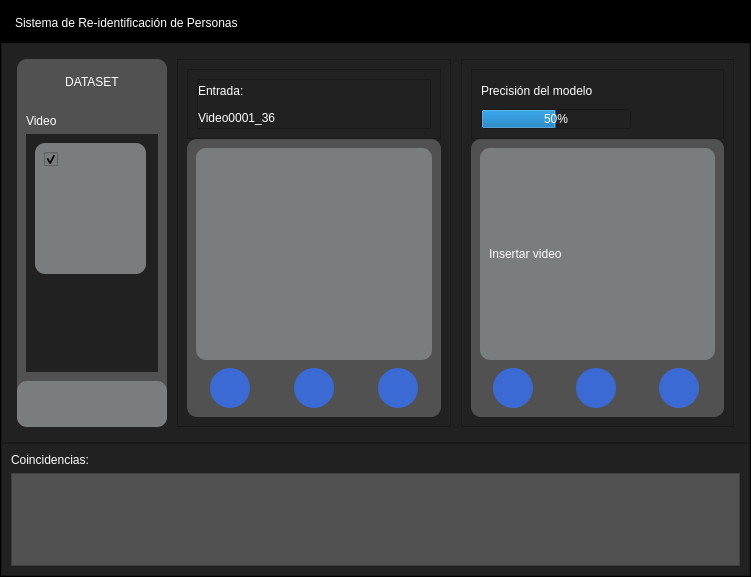
<?xml version="1.0" encoding="UTF-8"?>
<ui version="4.0">
 <class>MainWindow</class>
 <widget class="QMainWindow" name="MainWindow">
  <property name="geometry">
   <rect>
    <x>0</x>
    <y>0</y>
    <width>751</width>
    <height>577</height>
   </rect>
  </property>
  <property name="windowTitle">
   <string>MainWindow</string>
  </property>
  <widget class="QWidget" name="centralwidget">
   <property name="styleSheet">
    <string notr="true">background-color: rgb(0, 0, 0);</string>
   </property>
   <layout class="QVBoxLayout" name="verticalLayout_14">
    <property name="spacing">
     <number>0</number>
    </property>
    <property name="leftMargin">
     <number>0</number>
    </property>
    <property name="topMargin">
     <number>0</number>
    </property>
    <property name="rightMargin">
     <number>0</number>
    </property>
    <property name="bottomMargin">
     <number>0</number>
    </property>
    <item>
     <widget class="QFrame" name="frame_principal">
      <property name="styleSheet">
       <string notr="true">background-color: rgb(0, 0, 0);</string>
      </property>
      <property name="frameShape">
       <enum>QFrame::StyledPanel</enum>
      </property>
      <property name="frameShadow">
       <enum>QFrame::Raised</enum>
      </property>
      <layout class="QVBoxLayout" name="verticalLayout" stretch="1,8,0">
       <property name="spacing">
        <number>0</number>
       </property>
       <property name="leftMargin">
        <number>0</number>
       </property>
       <property name="topMargin">
        <number>0</number>
       </property>
       <property name="rightMargin">
        <number>0</number>
       </property>
       <property name="bottomMargin">
        <number>0</number>
       </property>
       <item>
        <widget class="QFrame" name="frame_titulo">
         <property name="minimumSize">
          <size>
           <width>0</width>
           <height>42</height>
          </size>
         </property>
         <property name="maximumSize">
          <size>
           <width>16777215</width>
           <height>40</height>
          </size>
         </property>
         <property name="styleSheet">
          <string notr="true">QFrame{
background-color: rgb(0, 0, 0);
}

QPushButton{
background-color: #000000ff;
border-radius: 20px;
}



QLabel{
font: 60 10pt &quot;Aria Black&quot;;
background-color: #000000ff;
color: rgb(255, 255, 255);
border: 0px solid #14c8dc;
}

</string>
         </property>
         <property name="frameShape">
          <enum>QFrame::StyledPanel</enum>
         </property>
         <property name="frameShadow">
          <enum>QFrame::Raised</enum>
         </property>
         <layout class="QHBoxLayout" name="horizontalLayout_2">
          <property name="spacing">
           <number>0</number>
          </property>
          <property name="leftMargin">
           <number>0</number>
          </property>
          <property name="topMargin">
           <number>0</number>
          </property>
          <property name="rightMargin">
           <number>0</number>
          </property>
          <property name="bottomMargin">
           <number>0</number>
          </property>
          <item>
           <widget class="QLabel" name="label">
            <property name="styleSheet">
             <string notr="true">color: rgb(255, 255, 255);
padding: 10px;</string>
            </property>
            <property name="text">
             <string>Sistema de Re-identificación de Personas</string>
            </property>
           </widget>
          </item>
          <item>
           <spacer name="horizontalSpacer">
            <property name="orientation">
             <enum>Qt::Horizontal</enum>
            </property>
            <property name="sizeHint" stdset="0">
             <size>
              <width>317</width>
              <height>17</height>
             </size>
            </property>
           </spacer>
          </item>
          <item>
           <widget class="QPushButton" name="btn_minimizar">
            <property name="minimumSize">
             <size>
              <width>40</width>
              <height>40</height>
             </size>
            </property>
            <property name="cursor">
             <cursorShape>PointingHandCursor</cursorShape>
            </property>
            <property name="styleSheet">
             <string notr="true"/>
            </property>
            <property name="text">
             <string/>
            </property>
            <property name="icon">
             <iconset>
              <normaloff>imagenes/icons8-subtract-24 (1).png</normaloff>imagenes/icons8-subtract-24 (1).png</iconset>
            </property>
            <property name="iconSize">
             <size>
              <width>16</width>
              <height>16</height>
             </size>
            </property>
           </widget>
          </item>
          <item>
           <widget class="QPushButton" name="btn_restaurar">
            <property name="minimumSize">
             <size>
              <width>40</width>
              <height>40</height>
             </size>
            </property>
            <property name="cursor">
             <cursorShape>PointingHandCursor</cursorShape>
            </property>
            <property name="styleSheet">
             <string notr="true"/>
            </property>
            <property name="text">
             <string/>
            </property>
            <property name="icon">
             <iconset>
              <normaloff>imagenes/icons8-down-left-arrow-24.png</normaloff>imagenes/icons8-down-left-arrow-24.png</iconset>
            </property>
            <property name="iconSize">
             <size>
              <width>16</width>
              <height>16</height>
             </size>
            </property>
           </widget>
          </item>
          <item>
           <widget class="QPushButton" name="btn_maximizar">
            <property name="minimumSize">
             <size>
              <width>40</width>
              <height>40</height>
             </size>
            </property>
            <property name="cursor">
             <cursorShape>PointingHandCursor</cursorShape>
            </property>
            <property name="styleSheet">
             <string notr="true"/>
            </property>
            <property name="text">
             <string/>
            </property>
            <property name="icon">
             <iconset>
              <normaloff>imagenes/icons8-down-left-arrow-24(1).png</normaloff>imagenes/icons8-down-left-arrow-24(1).png</iconset>
            </property>
            <property name="iconSize">
             <size>
              <width>16</width>
              <height>16</height>
             </size>
            </property>
           </widget>
          </item>
          <item>
           <widget class="QPushButton" name="btn_cerrar">
            <property name="minimumSize">
             <size>
              <width>40</width>
              <height>40</height>
             </size>
            </property>
            <property name="cursor">
             <cursorShape>PointingHandCursor</cursorShape>
            </property>
            <property name="styleSheet">
             <string notr="true"/>
            </property>
            <property name="text">
             <string/>
            </property>
            <property name="icon">
             <iconset>
              <normaloff>imagenes/icons8-close-24.png</normaloff>imagenes/icons8-close-24.png</iconset>
            </property>
            <property name="iconSize">
             <size>
              <width>16</width>
              <height>16</height>
             </size>
            </property>
           </widget>
          </item>
         </layout>
        </widget>
       </item>
       <item>
        <widget class="QFrame" name="frame_widgets">
         <property name="maximumSize">
          <size>
           <width>16777215</width>
           <height>400</height>
          </size>
         </property>
         <property name="styleSheet">
          <string notr="true">background-color: rgb(33, 33, 33);</string>
         </property>
         <property name="frameShape">
          <enum>QFrame::StyledPanel</enum>
         </property>
         <property name="frameShadow">
          <enum>QFrame::Raised</enum>
         </property>
         <layout class="QHBoxLayout" name="horizontalLayout_3" stretch="1,4,4">
          <property name="spacing">
           <number>10</number>
          </property>
          <property name="leftMargin">
           <number>15</number>
          </property>
          <property name="topMargin">
           <number>15</number>
          </property>
          <property name="rightMargin">
           <number>15</number>
          </property>
          <property name="bottomMargin">
           <number>15</number>
          </property>
          <item>
           <widget class="QFrame" name="frame">
            <property name="minimumSize">
             <size>
              <width>150</width>
              <height>0</height>
             </size>
            </property>
            <property name="maximumSize">
             <size>
              <width>250</width>
              <height>16777215</height>
             </size>
            </property>
            <property name="styleSheet">
             <string notr="true">

QFrame{
background-color: rgb(81, 81, 81);
border-radius: 10px;

}

QPushButton{
font: 87 12pt &quot;Arial Black&quot;;
background-color: #000000ff;
border-radius: 5px;
}

QPushButton:hover{
background-color: rgb(233, 236, 239);
}

QLabel{
font: 60 10pt &quot;Aria Black&quot;;
background-color: #000000ff;
color: rgb(255, 255, 255);
border: 0px solid #14c8dc;
}</string>
            </property>
            <property name="frameShape">
             <enum>QFrame::StyledPanel</enum>
            </property>
            <property name="frameShadow">
             <enum>QFrame::Raised</enum>
            </property>
            <layout class="QVBoxLayout" name="verticalLayout_3" stretch="1,6,1">
             <property name="spacing">
              <number>0</number>
             </property>
             <property name="leftMargin">
              <number>0</number>
             </property>
             <property name="topMargin">
              <number>0</number>
             </property>
             <property name="rightMargin">
              <number>0</number>
             </property>
             <property name="bottomMargin">
              <number>0</number>
             </property>
             <item>
              <widget class="QLabel" name="label_2">
               <property name="text">
                <string>DATASET</string>
               </property>
               <property name="alignment">
                <set>Qt::AlignCenter</set>
               </property>
              </widget>
             </item>
             <item>
              <widget class="QFrame" name="frame_6">
               <property name="frameShape">
                <enum>QFrame::StyledPanel</enum>
               </property>
               <property name="frameShadow">
                <enum>QFrame::Raised</enum>
               </property>
               <layout class="QVBoxLayout" name="verticalLayout_9">
                <item>
                 <widget class="QLabel" name="label_7">
                  <property name="text">
                   <string>Video</string>
                  </property>
                 </widget>
                </item>
                <item>
                 <widget class="QScrollArea" name="scrollArea_2">
                  <property name="widgetResizable">
                   <bool>true</bool>
                  </property>
                  <widget class="QWidget" name="scrollAreaWidgetContents_2">
                   <property name="geometry">
                    <rect>
                     <x>0</x>
                     <y>0</y>
                     <width>132</width>
                     <height>236</height>
                    </rect>
                   </property>
                   <widget class="QFrame" name="frm_video_selecionado">
                    <property name="geometry">
                     <rect>
                      <x>9</x>
                      <y>9</y>
                      <width>111</width>
                      <height>131</height>
                     </rect>
                    </property>
                    <property name="styleSheet">
                     <string notr="true">background-color: rgb(122, 125, 125);</string>
                    </property>
                    <property name="frameShape">
                     <enum>QFrame::StyledPanel</enum>
                    </property>
                    <property name="frameShadow">
                     <enum>QFrame::Raised</enum>
                    </property>
                    <layout class="QVBoxLayout" name="verticalLayout_12">
                     <item>
                      <widget class="QCheckBox" name="checkBox_video">
                       <property name="cursor">
                        <cursorShape>PointingHandCursor</cursorShape>
                       </property>
                       <property name="autoFillBackground">
                        <bool>false</bool>
                       </property>
                       <property name="styleSheet">
                        <string notr="true">background-color: rgb(122, 125, 125);</string>
                       </property>
                       <property name="text">
                        <string/>
                       </property>
                       <property name="checked">
                        <bool>true</bool>
                       </property>
                      </widget>
                     </item>
                     <item>
                      <widget class="QLabel" name="lbl_imagen_video">
                       <property name="styleSheet">
                        <string notr="true"/>
                       </property>
                       <property name="text">
                        <string/>
                       </property>
                       <property name="pixmap">
                        <pixmap>imagenes/rotro_112.jpg</pixmap>
                       </property>
                       <property name="scaledContents">
                        <bool>true</bool>
                       </property>
                      </widget>
                     </item>
                    </layout>
                   </widget>
                  </widget>
                 </widget>
                </item>
               </layout>
              </widget>
             </item>
             <item>
              <widget class="QFrame" name="frame_7">
               <property name="styleSheet">
                <string notr="true">background-color: rgb(122, 125, 125);</string>
               </property>
               <property name="frameShape">
                <enum>QFrame::StyledPanel</enum>
               </property>
               <property name="frameShadow">
                <enum>QFrame::Raised</enum>
               </property>
               <layout class="QHBoxLayout" name="horizontalLayout_4">
                <item>
                 <widget class="QPushButton" name="btn_buscar_video">
                  <property name="cursor">
                   <cursorShape>PointingHandCursor</cursorShape>
                  </property>
                  <property name="layoutDirection">
                   <enum>Qt::LeftToRight</enum>
                  </property>
                  <property name="text">
                   <string/>
                  </property>
                  <property name="icon">
                   <iconset>
                    <normaloff>imagenes/icons8-search-26.png</normaloff>imagenes/icons8-search-26.png</iconset>
                  </property>
                  <property name="iconSize">
                   <size>
                    <width>25</width>
                    <height>25</height>
                   </size>
                  </property>
                 </widget>
                </item>
                <item>
                 <widget class="QPushButton" name="btn_eliminar_video">
                  <property name="cursor">
                   <cursorShape>PointingHandCursor</cursorShape>
                  </property>
                  <property name="layoutDirection">
                   <enum>Qt::LeftToRight</enum>
                  </property>
                  <property name="text">
                   <string/>
                  </property>
                  <property name="icon">
                   <iconset>
                    <normaloff>imagenes/icons8-delete-trash-24 (1).png</normaloff>imagenes/icons8-delete-trash-24 (1).png</iconset>
                  </property>
                  <property name="iconSize">
                   <size>
                    <width>25</width>
                    <height>25</height>
                   </size>
                  </property>
                 </widget>
                </item>
                <item>
                 <widget class="QPushButton" name="btn_cargar_BD">
                  <property name="cursor">
                   <cursorShape>PointingHandCursor</cursorShape>
                  </property>
                  <property name="layoutDirection">
                   <enum>Qt::LeftToRight</enum>
                  </property>
                  <property name="text">
                   <string/>
                  </property>
                  <property name="icon">
                   <iconset>
                    <normaloff>imagenes/icons8-upload-24.png</normaloff>imagenes/icons8-upload-24.png</iconset>
                  </property>
                  <property name="iconSize">
                   <size>
                    <width>25</width>
                    <height>25</height>
                   </size>
                  </property>
                 </widget>
                </item>
               </layout>
              </widget>
             </item>
            </layout>
           </widget>
          </item>
          <item>
           <widget class="QFrame" name="frame_2">
            <property name="minimumSize">
             <size>
              <width>250</width>
              <height>0</height>
             </size>
            </property>
            <property name="maximumSize">
             <size>
              <width>16777215</width>
              <height>16777215</height>
             </size>
            </property>
            <property name="styleSheet">
             <string notr="true">QFrame{

background-color: rgb(33, 33, 33);
}
QLabel{
font: 60 10pt &quot;Aria Black&quot;;
background-color: #000000ff;
color: rgb(255, 255, 255);
border: 0px solid #14c8dc;
}

</string>
            </property>
            <property name="frameShape">
             <enum>QFrame::StyledPanel</enum>
            </property>
            <property name="frameShadow">
             <enum>QFrame::Raised</enum>
            </property>
            <layout class="QVBoxLayout" name="verticalLayout_2" stretch="1,4">
             <property name="spacing">
              <number>0</number>
             </property>
             <item>
              <widget class="QFrame" name="frame_4">
               <property name="frameShape">
                <enum>QFrame::StyledPanel</enum>
               </property>
               <property name="frameShadow">
                <enum>QFrame::Raised</enum>
               </property>
               <layout class="QVBoxLayout" name="verticalLayout_4">
                <item>
                 <widget class="QFrame" name="frame_5">
                  <property name="frameShape">
                   <enum>QFrame::StyledPanel</enum>
                  </property>
                  <property name="frameShadow">
                   <enum>QFrame::Raised</enum>
                  </property>
                  <layout class="QVBoxLayout" name="verticalLayout_6">
                   <property name="leftMargin">
                    <number>0</number>
                   </property>
                   <property name="topMargin">
                    <number>0</number>
                   </property>
                   <property name="rightMargin">
                    <number>0</number>
                   </property>
                   <property name="bottomMargin">
                    <number>0</number>
                   </property>
                   <item>
                    <widget class="QLabel" name="label_3">
                     <property name="styleSheet">
                      <string notr="true">color: rgb(255, 255, 255);</string>
                     </property>
                     <property name="text">
                      <string>Entrada:</string>
                     </property>
                    </widget>
                   </item>
                   <item>
                    <widget class="QLabel" name="lbl_nombre_video">
                     <property name="styleSheet">
                      <string notr="true">color: rgb(255, 255, 255);</string>
                     </property>
                     <property name="text">
                      <string>Video0001_36</string>
                     </property>
                    </widget>
                   </item>
                  </layout>
                 </widget>
                </item>
               </layout>
              </widget>
             </item>
             <item>
              <widget class="QFrame" name="frame_8">
               <property name="styleSheet">
                <string notr="true">QFrame{

background-color: rgb(81, 81, 81);
border-radius: 10px;
}
QLabel{
font: 60 10pt &quot;Aria Black&quot;;
background-color: #000000ff;
color: rgb(255, 255, 255);
border: 0px solid #14c8dc;
}

QPushButton{
background-color: rgb(59, 106, 213);
border-radius: 20px;
}

QPushButton:hover{
background-color: rgb(87, 126, 219);
border-radius: 20px;
}</string>
               </property>
               <property name="frameShape">
                <enum>QFrame::StyledPanel</enum>
               </property>
               <property name="frameShadow">
                <enum>QFrame::Raised</enum>
               </property>
               <layout class="QVBoxLayout" name="verticalLayout_7" stretch="4,1">
                <property name="spacing">
                 <number>6</number>
                </property>
                <property name="sizeConstraint">
                 <enum>QLayout::SetDefaultConstraint</enum>
                </property>
                <item>
                 <widget class="QFrame" name="frm_video1">
                  <property name="styleSheet">
                   <string notr="true">background-color: rgb(122, 125, 125);
color: rgb(255, 255, 255);</string>
                  </property>
                  <property name="frameShape">
                   <enum>QFrame::StyledPanel</enum>
                  </property>
                  <property name="frameShadow">
                   <enum>QFrame::Raised</enum>
                  </property>
                  <layout class="QVBoxLayout" name="verticalLayout_13">
                   <item>
                    <widget class="QWidget" name="widget_video1" native="true"/>
                   </item>
                  </layout>
                 </widget>
                </item>
                <item>
                 <widget class="QFrame" name="frame_10">
                  <property name="minimumSize">
                   <size>
                    <width>0</width>
                    <height>42</height>
                   </size>
                  </property>
                  <property name="maximumSize">
                   <size>
                    <width>16777215</width>
                    <height>40</height>
                   </size>
                  </property>
                  <property name="styleSheet">
                   <string notr="true"/>
                  </property>
                  <property name="frameShape">
                   <enum>QFrame::StyledPanel</enum>
                  </property>
                  <property name="frameShadow">
                   <enum>QFrame::Raised</enum>
                  </property>
                  <layout class="QHBoxLayout" name="horizontalLayout" stretch="0,0,0">
                   <property name="spacing">
                    <number>30</number>
                   </property>
                   <property name="leftMargin">
                    <number>0</number>
                   </property>
                   <property name="topMargin">
                    <number>0</number>
                   </property>
                   <property name="rightMargin">
                    <number>0</number>
                   </property>
                   <property name="bottomMargin">
                    <number>0</number>
                   </property>
                   <item>
                    <widget class="QPushButton" name="btn_pause_video1">
                     <property name="minimumSize">
                      <size>
                       <width>40</width>
                       <height>40</height>
                      </size>
                     </property>
                     <property name="maximumSize">
                      <size>
                       <width>40</width>
                       <height>40</height>
                      </size>
                     </property>
                     <property name="cursor">
                      <cursorShape>PointingHandCursor</cursorShape>
                     </property>
                     <property name="styleSheet">
                      <string notr="true"/>
                     </property>
                     <property name="text">
                      <string/>
                     </property>
                     <property name="icon">
                      <iconset>
                       <normaloff>imagenes/icon_pause.png</normaloff>imagenes/icon_pause.png</iconset>
                     </property>
                     <property name="iconSize">
                      <size>
                       <width>30</width>
                       <height>30</height>
                      </size>
                     </property>
                    </widget>
                   </item>
                   <item>
                    <widget class="QPushButton" name="btn_play_video1">
                     <property name="minimumSize">
                      <size>
                       <width>40</width>
                       <height>40</height>
                      </size>
                     </property>
                     <property name="maximumSize">
                      <size>
                       <width>40</width>
                       <height>40</height>
                      </size>
                     </property>
                     <property name="cursor">
                      <cursorShape>PointingHandCursor</cursorShape>
                     </property>
                     <property name="styleSheet">
                      <string notr="true"/>
                     </property>
                     <property name="text">
                      <string/>
                     </property>
                     <property name="icon">
                      <iconset>
                       <normaloff>imagenes/icon_play.png</normaloff>imagenes/icon_play.png</iconset>
                     </property>
                     <property name="iconSize">
                      <size>
                       <width>30</width>
                       <height>30</height>
                      </size>
                     </property>
                    </widget>
                   </item>
                   <item>
                    <widget class="QPushButton" name="btn_stop_video1">
                     <property name="minimumSize">
                      <size>
                       <width>40</width>
                       <height>40</height>
                      </size>
                     </property>
                     <property name="maximumSize">
                      <size>
                       <width>40</width>
                       <height>40</height>
                      </size>
                     </property>
                     <property name="cursor">
                      <cursorShape>PointingHandCursor</cursorShape>
                     </property>
                     <property name="styleSheet">
                      <string notr="true"/>
                     </property>
                     <property name="text">
                      <string/>
                     </property>
                     <property name="icon">
                      <iconset>
                       <normaloff>imagenes/icon_stop.png</normaloff>imagenes/icon_stop.png</iconset>
                     </property>
                     <property name="iconSize">
                      <size>
                       <width>30</width>
                       <height>30</height>
                      </size>
                     </property>
                    </widget>
                   </item>
                  </layout>
                 </widget>
                </item>
               </layout>
              </widget>
             </item>
            </layout>
           </widget>
          </item>
          <item>
           <widget class="QFrame" name="frame_3">
            <property name="minimumSize">
             <size>
              <width>250</width>
              <height>0</height>
             </size>
            </property>
            <property name="maximumSize">
             <size>
              <width>16777215</width>
              <height>16777215</height>
             </size>
            </property>
            <property name="styleSheet">
             <string notr="true">
QFrame{
background-color: rgb(33, 33, 33);
}
QLabel{
font: 60 10pt &quot;Aria Black&quot;;
background-color: #000000ff;
color: rgb(255, 255, 255);
border: 0px solid #14c8dc;
}</string>
            </property>
            <property name="frameShape">
             <enum>QFrame::StyledPanel</enum>
            </property>
            <property name="frameShadow">
             <enum>QFrame::Raised</enum>
            </property>
            <layout class="QVBoxLayout" name="verticalLayout_8" stretch="1,4">
             <property name="spacing">
              <number>0</number>
             </property>
             <property name="leftMargin">
              <number>9</number>
             </property>
             <property name="topMargin">
              <number>9</number>
             </property>
             <property name="rightMargin">
              <number>9</number>
             </property>
             <property name="bottomMargin">
              <number>9</number>
             </property>
             <item>
              <widget class="QFrame" name="frame_11">
               <property name="frameShape">
                <enum>QFrame::StyledPanel</enum>
               </property>
               <property name="frameShadow">
                <enum>QFrame::Raised</enum>
               </property>
               <layout class="QVBoxLayout" name="verticalLayout_10">
                <item>
                 <widget class="QLabel" name="label_6">
                  <property name="text">
                   <string>Precisión del modelo</string>
                  </property>
                 </widget>
                </item>
                <item>
                 <widget class="QProgressBar" name="progressBar_precision_modelo">
                  <property name="minimumSize">
                   <size>
                    <width>20</width>
                    <height>20</height>
                   </size>
                  </property>
                  <property name="maximumSize">
                   <size>
                    <width>150</width>
                    <height>20</height>
                   </size>
                  </property>
                  <property name="autoFillBackground">
                   <bool>false</bool>
                  </property>
                  <property name="styleSheet">
                   <string notr="true">color: rgb(255, 255, 255);
</string>
                  </property>
                  <property name="value">
                   <number>50</number>
                  </property>
                  <property name="invertedAppearance">
                   <bool>false</bool>
                  </property>
                  <property name="textDirection">
                   <enum>QProgressBar::TopToBottom</enum>
                  </property>
                 </widget>
                </item>
               </layout>
              </widget>
             </item>
             <item>
              <widget class="QFrame" name="frame_12">
               <property name="styleSheet">
                <string notr="true">QFrame{
background-color: rgb(81, 81, 81);
border-radius: 10px;
}
QLabel{
font: 60 10pt &quot;Aria Black&quot;;
background-color: #000000ff;
color: rgb(255, 255, 255);
border: 0px solid #14c8dc;
}

QPushButton{
background-color: rgb(59, 106, 213);
border-radius: 20px;
}

QPushButton:hover{
background-color: rgb(87, 126, 219);
border-radius: 20px;
}</string>
               </property>
               <property name="frameShape">
                <enum>QFrame::StyledPanel</enum>
               </property>
               <property name="frameShadow">
                <enum>QFrame::Raised</enum>
               </property>
               <layout class="QVBoxLayout" name="verticalLayout_11">
                <item>
                 <widget class="QFrame" name="frm_video2">
                  <property name="styleSheet">
                   <string notr="true">background-color: rgb(122, 125, 125);
color: rgb(255, 255, 255);</string>
                  </property>
                  <property name="frameShape">
                   <enum>QFrame::StyledPanel</enum>
                  </property>
                  <property name="frameShadow">
                   <enum>QFrame::Raised</enum>
                  </property>
                  <layout class="QVBoxLayout" name="verticalLayout_15">
                   <item>
                    <widget class="QLabel" name="label_10">
                     <property name="text">
                      <string>Insertar video</string>
                     </property>
                    </widget>
                   </item>
                  </layout>
                 </widget>
                </item>
                <item>
                 <widget class="QFrame" name="frame_13">
                  <property name="minimumSize">
                   <size>
                    <width>0</width>
                    <height>42</height>
                   </size>
                  </property>
                  <property name="maximumSize">
                   <size>
                    <width>16777215</width>
                    <height>40</height>
                   </size>
                  </property>
                  <property name="styleSheet">
                   <string notr="true"/>
                  </property>
                  <property name="frameShape">
                   <enum>QFrame::StyledPanel</enum>
                  </property>
                  <property name="frameShadow">
                   <enum>QFrame::Raised</enum>
                  </property>
                  <layout class="QHBoxLayout" name="horizontalLayout_5" stretch="0,0,0">
                   <property name="spacing">
                    <number>30</number>
                   </property>
                   <property name="leftMargin">
                    <number>0</number>
                   </property>
                   <property name="topMargin">
                    <number>0</number>
                   </property>
                   <property name="rightMargin">
                    <number>0</number>
                   </property>
                   <property name="bottomMargin">
                    <number>0</number>
                   </property>
                   <item>
                    <widget class="QPushButton" name="btn_pause_video2">
                     <property name="minimumSize">
                      <size>
                       <width>40</width>
                       <height>40</height>
                      </size>
                     </property>
                     <property name="maximumSize">
                      <size>
                       <width>40</width>
                       <height>40</height>
                      </size>
                     </property>
                     <property name="cursor">
                      <cursorShape>PointingHandCursor</cursorShape>
                     </property>
                     <property name="styleSheet">
                      <string notr="true"/>
                     </property>
                     <property name="text">
                      <string/>
                     </property>
                     <property name="icon">
                      <iconset>
                       <normaloff>imagenes/icon_pause.png</normaloff>imagenes/icon_pause.png</iconset>
                     </property>
                     <property name="iconSize">
                      <size>
                       <width>30</width>
                       <height>30</height>
                      </size>
                     </property>
                    </widget>
                   </item>
                   <item>
                    <widget class="QPushButton" name="btn_play_video2">
                     <property name="minimumSize">
                      <size>
                       <width>40</width>
                       <height>40</height>
                      </size>
                     </property>
                     <property name="maximumSize">
                      <size>
                       <width>40</width>
                       <height>40</height>
                      </size>
                     </property>
                     <property name="cursor">
                      <cursorShape>PointingHandCursor</cursorShape>
                     </property>
                     <property name="styleSheet">
                      <string notr="true"/>
                     </property>
                     <property name="text">
                      <string/>
                     </property>
                     <property name="icon">
                      <iconset>
                       <normaloff>imagenes/icon_play.png</normaloff>imagenes/icon_play.png</iconset>
                     </property>
                     <property name="iconSize">
                      <size>
                       <width>30</width>
                       <height>30</height>
                      </size>
                     </property>
                    </widget>
                   </item>
                   <item>
                    <widget class="QPushButton" name="btn_stop_video2">
                     <property name="minimumSize">
                      <size>
                       <width>40</width>
                       <height>40</height>
                      </size>
                     </property>
                     <property name="maximumSize">
                      <size>
                       <width>40</width>
                       <height>40</height>
                      </size>
                     </property>
                     <property name="cursor">
                      <cursorShape>PointingHandCursor</cursorShape>
                     </property>
                     <property name="styleSheet">
                      <string notr="true"/>
                     </property>
                     <property name="text">
                      <string/>
                     </property>
                     <property name="icon">
                      <iconset>
                       <normaloff>imagenes/icon_stop.png</normaloff>imagenes/icon_stop.png</iconset>
                     </property>
                     <property name="iconSize">
                      <size>
                       <width>30</width>
                       <height>30</height>
                      </size>
                     </property>
                    </widget>
                   </item>
                  </layout>
                 </widget>
                </item>
               </layout>
              </widget>
             </item>
            </layout>
           </widget>
          </item>
         </layout>
        </widget>
       </item>
       <item>
        <widget class="QFrame" name="frame_db">
         <property name="maximumSize">
          <size>
           <width>16777215</width>
           <height>200</height>
          </size>
         </property>
         <property name="styleSheet">
          <string notr="true">background-color: rgb(33, 33, 33);</string>
         </property>
         <property name="frameShape">
          <enum>QFrame::StyledPanel</enum>
         </property>
         <property name="frameShadow">
          <enum>QFrame::Raised</enum>
         </property>
         <layout class="QVBoxLayout" name="verticalLayout_5">
          <item>
           <widget class="QLabel" name="label_5">
            <property name="styleSheet">
             <string notr="true">QLabel{
font: 60 10pt &quot;Aria Black&quot;;
background-color: #000000ff;
color: rgb(255, 255, 255);
border: 0px solid #14c8dc;
}
</string>
            </property>
            <property name="text">
             <string>Coincidencias:</string>
            </property>
           </widget>
          </item>
          <item>
           <widget class="QScrollArea" name="scrollAreaBD">
            <property name="styleSheet">
             <string notr="true">background-color: rgb(81, 81, 81);
</string>
            </property>
            <property name="widgetResizable">
             <bool>true</bool>
            </property>
            <widget class="QWidget" name="scrollAreaWidgetContents">
             <property name="geometry">
              <rect>
               <x>0</x>
               <y>0</y>
               <width>727</width>
               <height>89</height>
              </rect>
             </property>
            </widget>
           </widget>
          </item>
         </layout>
        </widget>
       </item>
      </layout>
     </widget>
    </item>
   </layout>
  </widget>
 </widget>
 <resources/>
 <connections/>
</ui>
